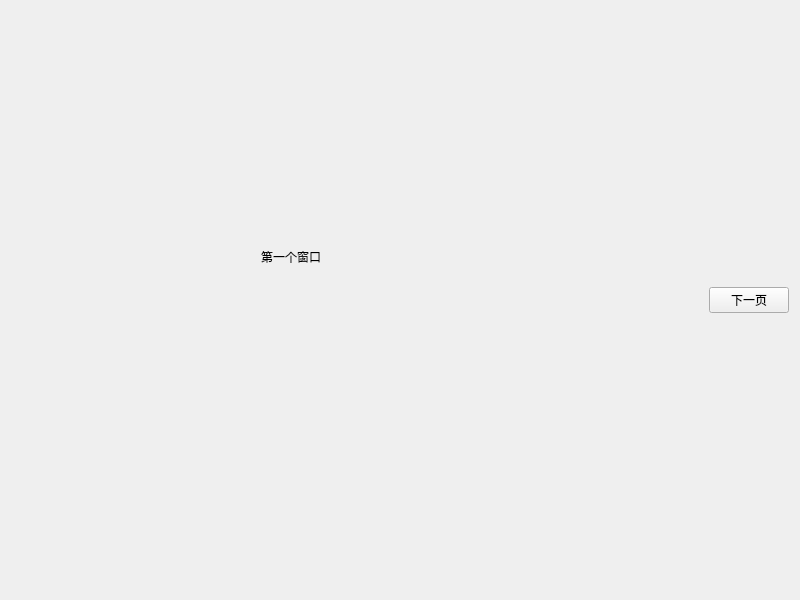
<?xml version="1.0" encoding="UTF-8"?>
<ui version="4.0">
 <class>Widget</class>
 <widget class="QWidget" name="Widget">
  <property name="geometry">
   <rect>
    <x>0</x>
    <y>0</y>
    <width>800</width>
    <height>600</height>
   </rect>
  </property>
  <property name="windowTitle">
   <string>Widget</string>
  </property>
  <property name="styleSheet">
   <string notr="true">font: 20pt &quot;微软雅黑&quot;;</string>
  </property>
  <layout class="QHBoxLayout" name="horizontalLayout">
   <item>
    <widget class="QStackedWidget" name="stackedWidget">
     <widget class="QWidget" name="page">
      <widget class="QLabel" name="label">
       <property name="geometry">
        <rect>
         <x>250</x>
         <y>220</y>
         <width>151</width>
         <height>51</height>
        </rect>
       </property>
       <property name="text">
        <string>第一个窗口</string>
       </property>
      </widget>
     </widget>
     <widget class="QWidget" name="page_2">
      <widget class="QLabel" name="label_2">
       <property name="geometry">
        <rect>
         <x>240</x>
         <y>210</y>
         <width>151</width>
         <height>71</height>
        </rect>
       </property>
       <property name="text">
        <string>第二个窗口</string>
       </property>
      </widget>
     </widget>
     <widget class="QWidget" name="page_3">
      <widget class="QLabel" name="label_3">
       <property name="geometry">
        <rect>
         <x>230</x>
         <y>180</y>
         <width>151</width>
         <height>51</height>
        </rect>
       </property>
       <property name="text">
        <string>第三个窗口</string>
       </property>
      </widget>
     </widget>
    </widget>
   </item>
   <item>
    <widget class="QPushButton" name="pushButton">
     <property name="text">
      <string>下一页</string>
     </property>
    </widget>
   </item>
  </layout>
 </widget>
 <resources/>
 <connections/>
</ui>
